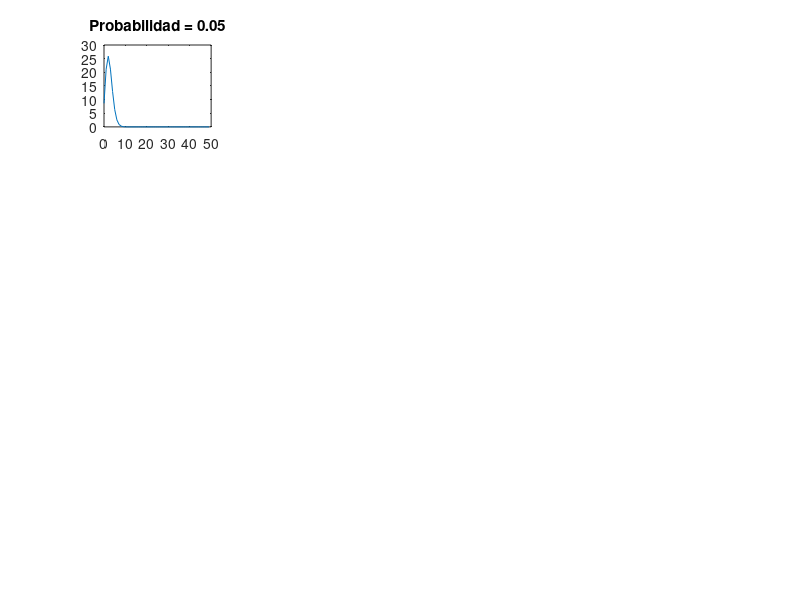

Write the MATLAB code that produced this figure. (Note: this script raises an error after producing the figure.)
clc
clear 
close all
%Estudio de la distribución Poisson
    N=50;  %Número de nodos
    a=16;  %Número de repeticiones
    for iN=1:a
        p(iN)=0.05*(iN); %Cálculo de las probabilidades
        A=rand(N)<p(iN);
        for i=1:N
            A(i,i)=0.0;
        end
        A=triu(A);
        A=A+A';     %Matriz de adyacencia
        b=sum(A);
        k=p(iN)*(N-1);
        K=0:N-1;
        P=((exp(1).^-k)*k.^K)./factorial(K); %Cálculo de la Poisson 
        P=P.*100;                            %Normalización de la Poisson
        %Representación de la Poisson junto al histograma
            subplot(sqrt(a),sqrt(a),iN)
            plot(K,P)
            title(['Probabilidad = ',num2str(p(iN))])
            hold on
            histogram(b) 
    end

